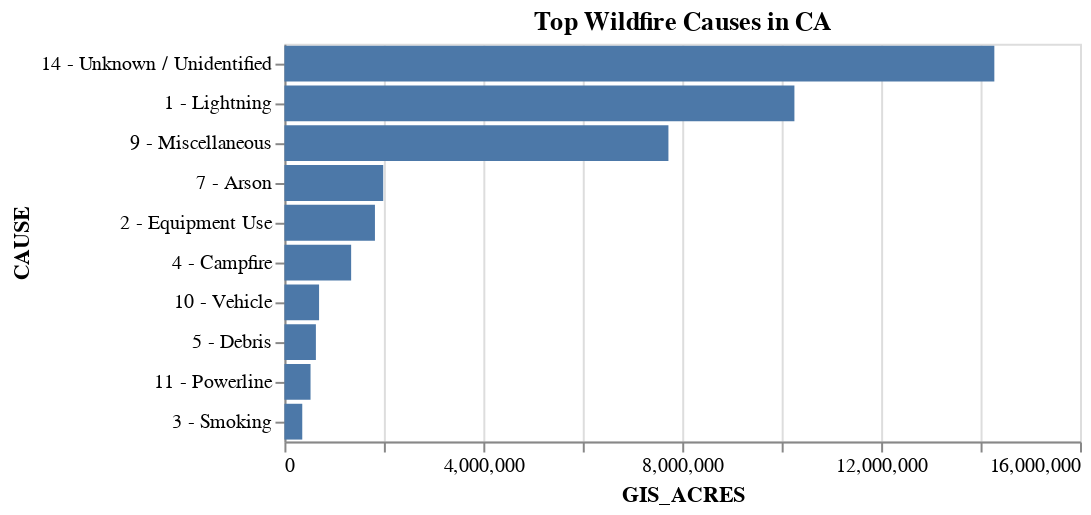

The code cell stored with this chart in its notebook:
### Code cell
alt.Chart(top_causes).mark_bar().encode(x = "GIS_ACRES", y=alt.Y('CAUSE:N', sort='-x')).properties(title="Top Wildfire Causes in CA") # Create a title

### Figure 1 — Vega-Lite specification as saved in the notebook (floating-point values rounded to 4 significant figures)
{"config": {"view": {"continuousWidth": 400, "continuousHeight": 300}}, "data": {"name": "data-45d910c03acd8cbb308a56b1db1d0f95"}, "mark": "bar", "encoding": {"x": {"field": "GIS_ACRES", "type": "quantitative"}, "y": {"field": "CAUSE", "sort": "-x", "type": "nominal"}}, "title": "Top Wildfire Causes in CA", "$schema": "https://vega.github.io/schema/vega-lite/v4.17.0.json", "datasets": {"data-45d910c03acd8cbb308a56b1db1d0f95": [{"CAUSE": "14 - Unknown / Unidentified", "GIS_ACRES": 14280000.0}, {"CAUSE": "1 - Lightning", "GIS_ACRES": 10260000.0}, {"CAUSE": "9 - Miscellaneous", "GIS_ACRES": 7722000.0}, {"CAUSE": "7 - Arson", "GIS_ACRES": 1987000.0}, {"CAUSE": "2 - Equipment Use", "GIS_ACRES": 1820000.0}, {"CAUSE": "4 - Campfire", "GIS_ACRES": 1342000.0}, {"CAUSE": "10 - Vehicle", "GIS_ACRES": 696600.0}, {"CAUSE": "5 - Debris", "GIS_ACRES": 632800.0}, {"CAUSE": "11 - Powerline", "GIS_ACRES": 525100.0}, {"CAUSE": "3 - Smoking", "GIS_ACRES": 358600.0}]}}
